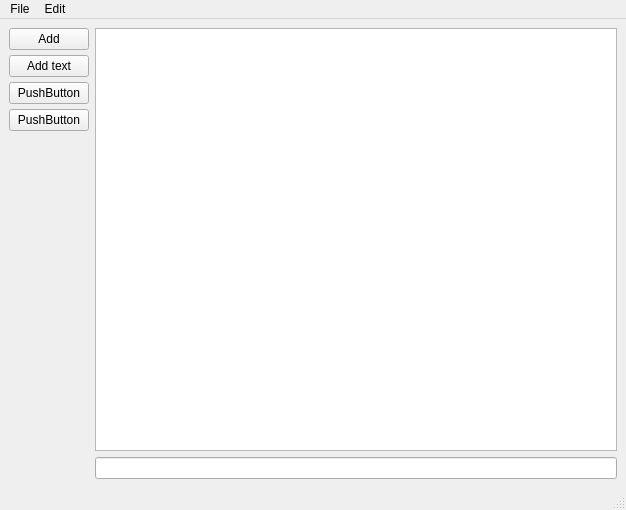
<?xml version="1.0" encoding="UTF-8"?>
<ui version="4.0">
 <class>MainWindow</class>
 <widget class="QMainWindow" name="MainWindow">
  <property name="geometry">
   <rect>
    <x>0</x>
    <y>0</y>
    <width>626</width>
    <height>510</height>
   </rect>
  </property>
  <property name="windowTitle">
   <string>MainWindow</string>
  </property>
  <widget class="QWidget" name="centralwidget">
   <layout class="QVBoxLayout" name="verticalLayout_3">
    <item>
     <layout class="QHBoxLayout" name="horizontalLayout">
      <item>
       <layout class="QVBoxLayout" name="verticalLayout" stretch="0,0,0,0,0">
        <property name="spacing">
         <number>5</number>
        </property>
        <property name="leftMargin">
         <number>0</number>
        </property>
        <item>
         <widget class="QPushButton" name="addButton">
          <property name="text">
           <string>Add</string>
          </property>
         </widget>
        </item>
        <item>
         <widget class="QPushButton" name="addTextButton">
          <property name="text">
           <string>Add text</string>
          </property>
         </widget>
        </item>
        <item>
         <widget class="QPushButton" name="myButton">
          <property name="enabled">
           <bool>true</bool>
          </property>
          <property name="text">
           <string>PushButton</string>
          </property>
         </widget>
        </item>
        <item>
         <widget class="QPushButton" name="pushButton">
          <property name="text">
           <string>PushButton</string>
          </property>
         </widget>
        </item>
        <item>
         <spacer name="verticalSpacer">
          <property name="orientation">
           <enum>Qt::Vertical</enum>
          </property>
          <property name="sizeHint" stdset="0">
           <size>
            <width>20</width>
            <height>40</height>
           </size>
          </property>
         </spacer>
        </item>
       </layout>
      </item>
      <item>
       <layout class="QVBoxLayout" name="verticalLayout_2">
        <item>
         <widget class="QListWidget" name="nodeList"/>
        </item>
        <item>
         <widget class="QLineEdit" name="lineEdit">
          <property name="echoMode">
           <enum>QLineEdit::Normal</enum>
          </property>
         </widget>
        </item>
       </layout>
      </item>
     </layout>
    </item>
   </layout>
  </widget>
  <widget class="QMenuBar" name="menubar">
   <property name="geometry">
    <rect>
     <x>0</x>
     <y>0</y>
     <width>626</width>
     <height>20</height>
    </rect>
   </property>
   <widget class="QMenu" name="menuFile">
    <property name="title">
     <string>File</string>
    </property>
    <addaction name="actionFileOpen"/>
    <addaction name="actionSave"/>
    <addaction name="actionSave_as"/>
    <addaction name="separator"/>
    <addaction name="actionExit"/>
   </widget>
   <widget class="QMenu" name="menuEdit">
    <property name="title">
     <string>Edit</string>
    </property>
    <addaction name="actionCut"/>
    <addaction name="actionCopy"/>
    <addaction name="actionPast"/>
   </widget>
   <addaction name="menuFile"/>
   <addaction name="menuEdit"/>
  </widget>
  <widget class="QStatusBar" name="statusbar"/>
  <action name="actionFileOpen">
   <property name="text">
    <string>Open...</string>
   </property>
  </action>
  <action name="actionSave">
   <property name="text">
    <string>Save</string>
   </property>
  </action>
  <action name="actionSave_as">
   <property name="text">
    <string>Save as ...</string>
   </property>
  </action>
  <action name="actionExit">
   <property name="text">
    <string>Exit</string>
   </property>
  </action>
  <action name="actionCut">
   <property name="text">
    <string>Cut</string>
   </property>
  </action>
  <action name="actionCopy">
   <property name="text">
    <string>Copy</string>
   </property>
  </action>
  <action name="actionPast">
   <property name="text">
    <string>Paste</string>
   </property>
  </action>
 </widget>
 <resources/>
 <connections/>
</ui>
